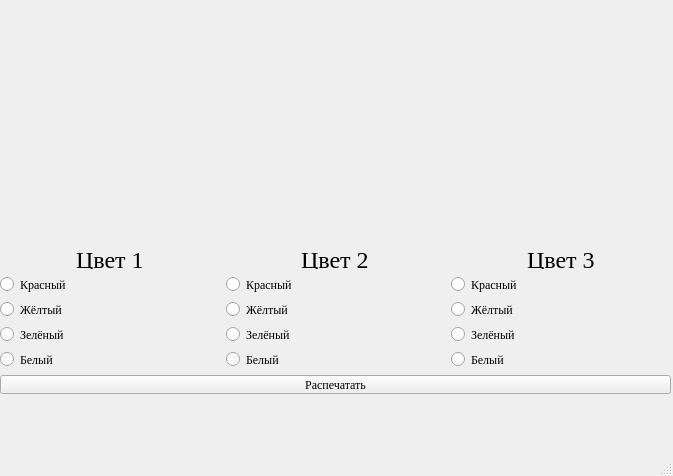
<?xml version="1.0" encoding="UTF-8"?>
<ui version="4.0">
 <class>MainWindow</class>
 <widget class="QMainWindow" name="MainWindow">
  <property name="enabled">
   <bool>true</bool>
  </property>
  <property name="geometry">
   <rect>
    <x>0</x>
    <y>0</y>
    <width>673</width>
    <height>476</height>
   </rect>
  </property>
  <property name="font">
   <font>
    <family>Times</family>
   </font>
  </property>
  <property name="windowTitle">
   <string>Создай флаг</string>
  </property>
  <widget class="QWidget" name="centralwidget">
   <widget class="QWidget" name="gridLayoutWidget">
    <property name="geometry">
     <rect>
      <x>0</x>
      <y>250</y>
      <width>671</width>
      <height>144</height>
     </rect>
    </property>
    <layout class="QGridLayout" name="gridLayout">
     <item row="6" column="0" colspan="3">
      <widget class="QPushButton" name="pushButton">
       <property name="text">
        <string>Распечатать</string>
       </property>
      </widget>
     </item>
     <item row="2" column="1">
      <widget class="QRadioButton" name="radioButton_5">
       <property name="text">
        <string>Красный</string>
       </property>
       <attribute name="buttonGroup">
        <string notr="true">buttonGroup_2</string>
       </attribute>
      </widget>
     </item>
     <item row="5" column="0">
      <widget class="QRadioButton" name="radioButton_4">
       <property name="text">
        <string>Белый</string>
       </property>
       <attribute name="buttonGroup">
        <string notr="true">buttonGroup</string>
       </attribute>
      </widget>
     </item>
     <item row="3" column="0">
      <widget class="QRadioButton" name="radioButton_2">
       <property name="text">
        <string>Жёлтый</string>
       </property>
       <attribute name="buttonGroup">
        <string notr="true">buttonGroup</string>
       </attribute>
      </widget>
     </item>
     <item row="2" column="0">
      <widget class="QRadioButton" name="radioButton">
       <property name="text">
        <string>Красный</string>
       </property>
       <attribute name="buttonGroup">
        <string notr="true">buttonGroup</string>
       </attribute>
      </widget>
     </item>
     <item row="5" column="1">
      <widget class="QRadioButton" name="radioButton_8">
       <property name="text">
        <string>Белый</string>
       </property>
       <attribute name="buttonGroup">
        <string notr="true">buttonGroup_2</string>
       </attribute>
      </widget>
     </item>
     <item row="4" column="1">
      <widget class="QRadioButton" name="radioButton_7">
       <property name="text">
        <string>Зелёный</string>
       </property>
       <attribute name="buttonGroup">
        <string notr="true">buttonGroup_2</string>
       </attribute>
      </widget>
     </item>
     <item row="2" column="2">
      <widget class="QRadioButton" name="radioButton_9">
       <property name="text">
        <string>Красный</string>
       </property>
       <attribute name="buttonGroup">
        <string notr="true">buttonGroup_3</string>
       </attribute>
      </widget>
     </item>
     <item row="4" column="0">
      <widget class="QRadioButton" name="radioButton_3">
       <property name="text">
        <string>Зелёный</string>
       </property>
       <attribute name="buttonGroup">
        <string notr="true">buttonGroup</string>
       </attribute>
      </widget>
     </item>
     <item row="5" column="2">
      <widget class="QRadioButton" name="radioButton_12">
       <property name="text">
        <string>Белый</string>
       </property>
       <attribute name="buttonGroup">
        <string notr="true">buttonGroup_3</string>
       </attribute>
      </widget>
     </item>
     <item row="4" column="2">
      <widget class="QRadioButton" name="radioButton_11">
       <property name="text">
        <string>Зелёный</string>
       </property>
       <attribute name="buttonGroup">
        <string notr="true">buttonGroup_3</string>
       </attribute>
      </widget>
     </item>
     <item row="3" column="1">
      <widget class="QRadioButton" name="radioButton_6">
       <property name="text">
        <string>Жёлтый</string>
       </property>
       <attribute name="buttonGroup">
        <string notr="true">buttonGroup_2</string>
       </attribute>
      </widget>
     </item>
     <item row="3" column="2">
      <widget class="QRadioButton" name="radioButton_10">
       <property name="text">
        <string>Жёлтый</string>
       </property>
       <attribute name="buttonGroup">
        <string notr="true">buttonGroup_3</string>
       </attribute>
      </widget>
     </item>
     <item row="1" column="0" alignment="Qt::AlignHCenter|Qt::AlignTop">
      <widget class="QLabel" name="label">
       <property name="font">
        <font>
         <pointsize>18</pointsize>
        </font>
       </property>
       <property name="text">
        <string>Цвет 1</string>
       </property>
      </widget>
     </item>
     <item row="1" column="2" alignment="Qt::AlignHCenter|Qt::AlignTop">
      <widget class="QLabel" name="label_3">
       <property name="font">
        <font>
         <pointsize>18</pointsize>
        </font>
       </property>
       <property name="text">
        <string>Цвет 3</string>
       </property>
      </widget>
     </item>
     <item row="1" column="1" alignment="Qt::AlignHCenter|Qt::AlignTop">
      <widget class="QLabel" name="label_2">
       <property name="font">
        <font>
         <pointsize>18</pointsize>
        </font>
       </property>
       <property name="text">
        <string>Цвет 2</string>
       </property>
      </widget>
     </item>
    </layout>
   </widget>
   <widget class="QWidget" name="verticalLayoutWidget">
    <property name="geometry">
     <rect>
      <x>250</x>
      <y>30</y>
      <width>160</width>
      <height>80</height>
     </rect>
    </property>
    <layout class="QVBoxLayout" name="verticalLayout">
     <item alignment="Qt::AlignHCenter">
      <widget class="QLabel" name="label_4">
       <property name="text">
        <string/>
       </property>
      </widget>
     </item>
     <item alignment="Qt::AlignHCenter">
      <widget class="QLabel" name="label_5">
       <property name="text">
        <string/>
       </property>
      </widget>
     </item>
     <item alignment="Qt::AlignHCenter">
      <widget class="QLabel" name="label_6">
       <property name="text">
        <string/>
       </property>
      </widget>
     </item>
    </layout>
   </widget>
  </widget>
  <widget class="QMenuBar" name="menubar">
   <property name="geometry">
    <rect>
     <x>0</x>
     <y>0</y>
     <width>673</width>
     <height>22</height>
    </rect>
   </property>
  </widget>
  <widget class="QStatusBar" name="statusbar"/>
 </widget>
 <resources/>
 <connections/>
 <buttongroups>
  <buttongroup name="buttonGroup"/>
  <buttongroup name="buttonGroup_2"/>
  <buttongroup name="buttonGroup_3"/>
 </buttongroups>
</ui>
